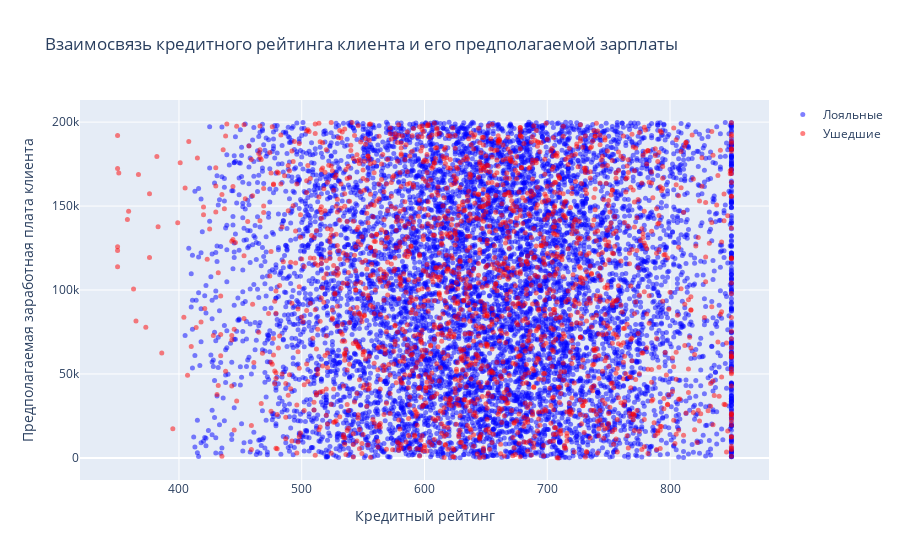

Write notebook code for a chart like this one.
### Markdown cell above
9.5. Постройте график, который показывает взаимосвязь кредитного рейтинга клиента и его предполагаемой зарплаты. Добавьте расцветку по признаку оттока клиентов. Какова взаимосвязь между признаками? Если не видите явной взаимосвязи, укажите это.

### Code cell
fig = go.Figure()

fig.add_trace(go.Scatter(
    x=churn_data[churn_data['Exited'] == "Лояльный"]['CreditScore'],
    y=churn_data[churn_data['Exited'] == "Лояльный"]['EstimatedSalary'],
    mode='markers',
    name='Лояльные',
    marker=dict(color='blue', size=5, opacity=0.5)
))

fig.add_trace(go.Scatter(
    x=churn_data[churn_data['Exited'] == "Ушедший"]['CreditScore'],
    y=churn_data[churn_data['Exited'] == "Ушедший"]['EstimatedSalary'],
    mode='markers',
    name='Ушедшие',
    marker=dict(color='red', size=5, opacity=0.5)
))

fig.update_layout(
    title='Взаимосвязь кредитного рейтинга клиента и его предполагаемой зарплаты',
    xaxis_title='Кредитный рейтинг',
    yaxis_title='Предполагаемая заработная плата клиента'
)

fig.show()

display(Image(filename='D:\DS\Skillfactory_jupiter_notebook\PYTHON-13.Vizualization_data\data\9.5.png'))

### Figure 1 — Plotly figure (JSON) as saved in the notebook; plotly's stock layout.template omitted (floating-point values rounded to 4 significant figures; data arrays with more than 128 entries replaced by an {"elided": "..."} marker saying what was removed)
{"data": [{"marker": {"color": "blue", "opacity": 0.5, "size": 5}, "mode": "markers", "name": "Лояльные", "type": "scatter", "x": {"elided": "7963 int values"}, "y": {"elided": "7963 float values"}}, {"marker": {"color": "red", "opacity": 0.5, "size": 5}, "mode": "markers", "name": "Ушедшие", "type": "scatter", "x": {"elided": "2037 int values"}, "y": {"elided": "2037 float values"}}], "layout": {"title": {"text": "Взаимосвязь кредитного рейтинга клиента и его предполагаемой зарплаты"}, "xaxis": {"title": {"text": "Кредитный рейтинг"}}, "yaxis": {"title": {"text": "Предполагаемая заработная плата клиента"}}}}
